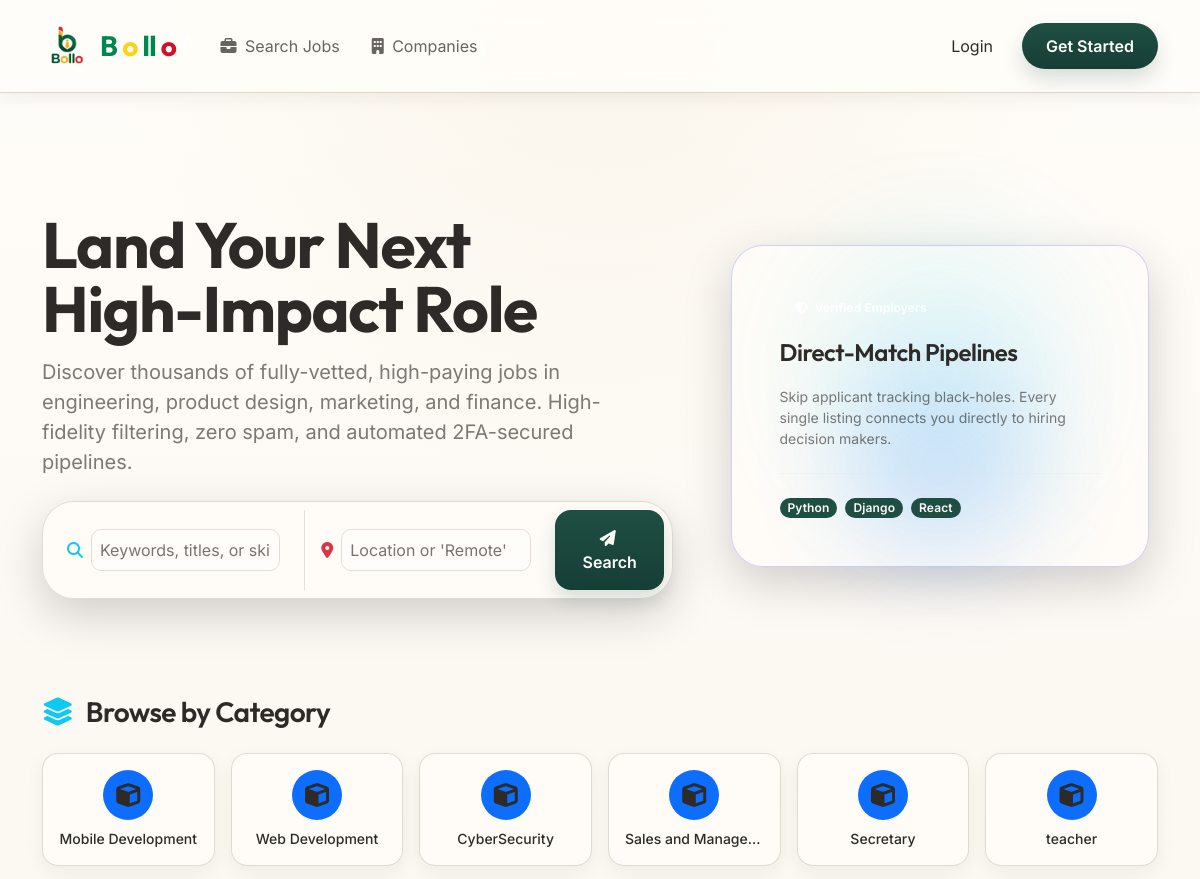
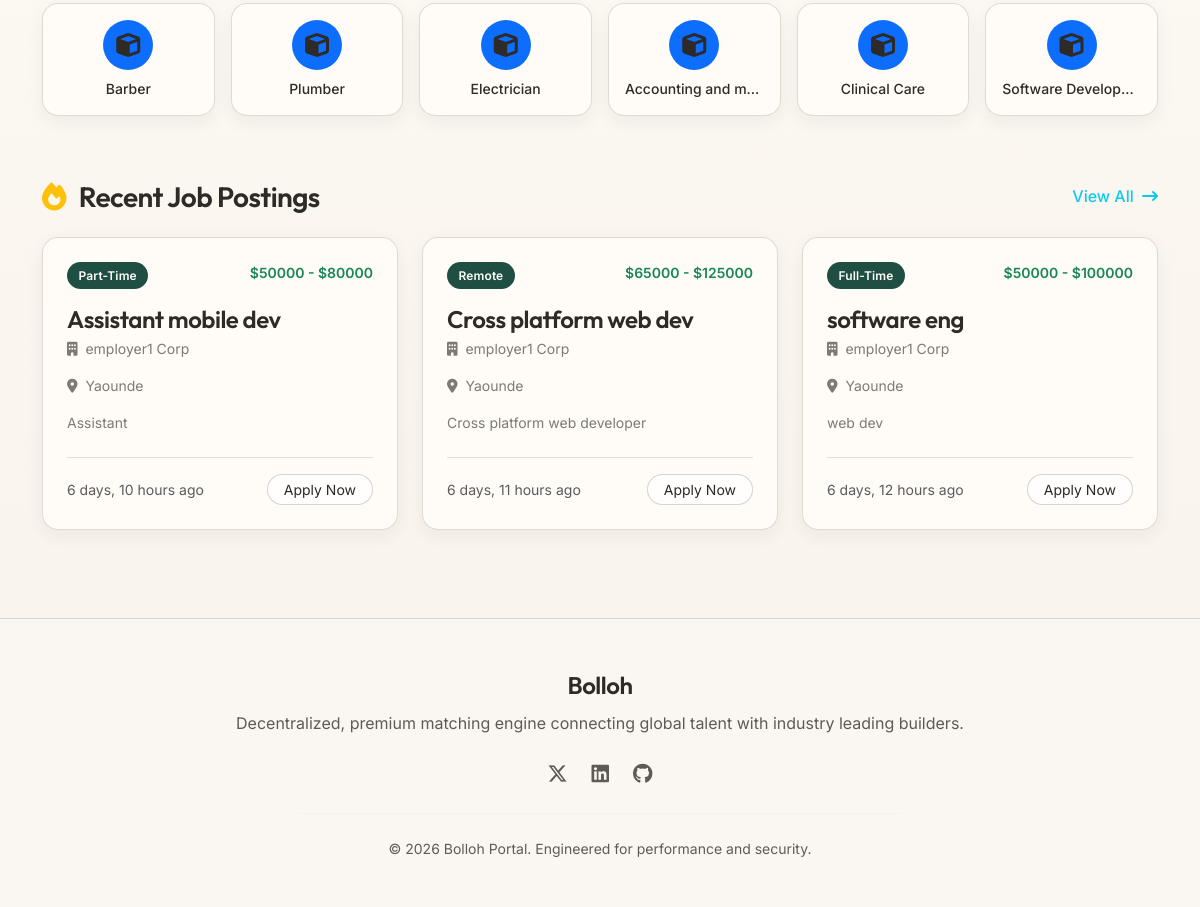
The page / on the database its author committed (2 pictures, top to bottom).
### apps/jobs/models.py (models this page shows, shortened)
class Category(models.Model):
    name = models.CharField(max_length=100, unique=True)
    slug = models.SlugField(max_length=100, unique=True)
    class Meta:
        verbose_name_plural = 'categories'

class Job(models.Model):
    JOB_TYPE_CHOICES = (
        ('FT', 'Full-Time'),
        ('PT', 'Part-Time'),
        ('RM', 'Remote'),
        ('IN', 'Internship'),
    )
    employer = models.ForeignKey(
        settings.AUTH_USER_MODEL,
        on_delete=models.CASCADE,
        related_name='posted_jobs'
    )
    title = models.CharField(max_length=200)
    category = models.ForeignKey(Category, on_delete=models.SET_NULL, null=True, related_name='jobs')
    job_type = models.CharField(max_length=2, choices=JOB_TYPE_CHOICES, default='FT')
    location = models.CharField(max_length=150)
    description = models.TextField()
    salary_min = models.DecimalField(max_digits=10, decimal_places=2, blank=True, null=True)
    salary_max = models.DecimalField(max_digits=10, decimal_places=2, blank=True, null=True)
    is_paid = models.BooleanField(default=False)
    is_approved = models.BooleanField(default=False)
    created_at = models.DateTimeField(auto_now_add=True)
    updated_at = models.DateTimeField(auto_now=True)
    class Meta:
        ordering = ['-created_at']

### apps/users/models.py (models this page shows, shortened)
class CustomUser(AbstractUser):
    is_job_seeker = models.BooleanField(default=False)
    is_employer = models.BooleanField(default=False)

class EmployerProfile(models.Model):
    user = models.OneToOneField(CustomUser, on_delete=models.CASCADE, related_name='employer_profile')
    company_name = models.CharField(max_length=255, blank=True)
    company_logo = models.ImageField(upload_to='company_logos/', blank=True, null=True)
    website = models.URLField(blank=True)
    description = models.TextField(blank=True)

### apps/jobs/views.py (the view)
# urls.py: path('', views.home_view, name='home'),
def home_view(request):
    categories = Category.objects.all()
    recent_jobs = Job.objects.filter(is_paid=True, is_approved=True).select_related('employer', 'category')[:6]
    return render(request, 'jobs/home.html', {
        'categories': categories,
        'recent_jobs': recent_jobs
    })

### templates/jobs/home.html (shortened to what this page needs)
{% extends 'base.html' %}
{% block content %}
<div class="container my-5">
    <div class="row align-items-center py-5 mb-5 g-5">
        <div class="col-lg-7 text-center text-lg-start">
            <h1 class="display-3 fw-bold text-white mb-3 lh-1">
                Land Your Next <br>
                <span class="text-primary-gradient bg-clip-text">High-Impact Role</span>
            </h1>
            <p class="fs-5 text-white-50 mb-4 max-width-lg" style="max-width: 600px;">
                Discover thousands of fully-vetted, high-paying jobs in engineering, product design, marketing, and finance. High-fidelity filtering, zero spam, and automated 2FA-secured pipelines.
            </p>
            <form action="{% url 'jobs:job_list' %}" method="GET" class="p-2 glass-card rounded-5 shadow-lg d-flex flex-column flex-md-row gap-2 max-width-md" style="max-width: 650px;">
                <div class="d-flex align-items-center px-3 flex-grow-1">
                    <i class="fa-solid fa-magnifying-glass text-info me-2"></i>
                    <input type="text" name="q" class="form-control bg-transparent border-0 text-white p-2" placeholder="Keywords, titles, or skills..." style="box-shadow: none;">
                </div>
                <div class="d-flex align-items-center px-3 border-start border-secondary flex-grow-1">
                    <i class="fa-solid fa-location-dot text-danger me-2"></i>
                    <input type="text" name="location" class="form-control bg-transparent border-0 text-white p-2" placeholder="Location or 'Remote'" style="box-shadow: none;">
                </div>
                <button type="submit" class="btn btn-primary-gradient rounded-4 px-4 py-3"><i class="fa-solid fa-paper-plane me-1"></i> Search</button>
            </form>
        </div>
        <div class="col-lg-5 d-none d-lg-block text-center position-relative">
            <div class="p-5 glass-card rounded-5 d-inline-block position-relative shadow-lg border-opacity-25" style="border-color: rgba(99, 102, 241, 0.3);">
                <div class="position-absolute top-0 start-50 translate-middle-x bg-info rounded-circle filter-blur" style="width: 250px; height: 250px; opacity: 0.12; filter: blur(60px); z-index:-1;"></div>
                <div class="position-absolute bottom-0 start-50 translate-middle-x bg-primary rounded-circle filter-blur" style="width: 200px; height: 200px; opacity: 0.15; filter: blur(50px); z-index:-1;"></div>
                <div class="d-flex flex-column gap-3 align-items-start text-start" style="width: 320px;">
                    <div class="badge bg-success-gradient px-3 py-2 rounded-pill"><i class="fa-solid fa-shield-halved me-1"></i> Verified Employers</div>
                    <h4 class="text-white mb-1">Direct-Match Pipelines</h4>
                    <p class="small text-white-50 mb-0">Skip applicant tracking black-holes. Every single listing connects you directly to hiring decision makers.</p>
                    <hr class="w-100 border-secondary my-2">
                    <div class="d-flex gap-2">
                        <span class="badge bg-secondary text-white px-2 py-1">Python</span>
                        <span class="badge bg-secondary text-white px-2 py-1">Django</span>
                        <span class="badge bg-secondary text-white px-2 py-1">React</span>
                    </div>
                </div>
            </div>
        </div>
    </div>
    <div class="my-5">
        <h3 class="text-white mb-4 text-center text-md-start"><i class="fa-solid fa-layer-group text-info me-2"></i> Browse by Category</h3>
        <div class="row row-cols-2 row-cols-md-4 row-cols-lg-6 g-3">
            {% for cat in categories %}
                <div class="col">
                    <a href="{% url 'jobs:job_list' %}?category={{ cat.id }}" class="text-decoration-none">
                        <div class="glass-card p-3 text-center h-100 d-flex flex-column justify-content-center align-items-center gap-2 border-opacity-50">
                            <div class="rounded-circle bg-primary bg-opacity-20 d-flex align-items-center justify-content-center" style="width: 50px; height: 50px;">
                                <i class="fa-solid fa-cube text-primary-gradient fs-4"></i>
                            </div>
                            <span class="text-white fw-medium small text-truncate d-block w-100">{{ cat.name }}</span>
                        </div>
                    </a>
                </div>
            {% empty %}
                <div class="col-12 text-center text-white-50">No categories created yet. (Set them up in Django Admin!)</div>
            {% endfor %}
        </div>
    </div>
    <div class="my-5 py-3">
        <div class="d-flex justify-content-between align-items-center mb-4">
            <h3 class="text-white m-0"><i class="fa-solid fa-fire text-warning me-2"></i> Recent Job Postings</h3>
            <a href="{% url 'jobs:job_list' %}" class="text-info text-decoration-none fw-medium">View All <i class="fa-solid fa-arrow-right-long ms-1"></i></a>
        </div>
        <div class="row g-4">
            {% for job in recent_jobs %}
                <div class="col-md-6 col-lg-4">
                    <div class="glass-card p-4 h-100 d-flex flex-column justify-content-between">
                        <div>
                            <div class="d-flex justify-content-between align-items-start mb-3">
                                <span class="badge bg-secondary text-white badge-custom">{{ job.get_job_type_display }}</span>
                                {% if job.salary_min %}
                                    <span class="text-success small fw-semibold">${{ job.salary_min|floatformat:0 }} - ${{ job.salary_max|floatformat:0 }}</span>
                                {% endif %}
                            </div>
                            <h4 class="text-white mb-1"><a href="{% url 'jobs:job_detail' pk=job.id %}" class="text-white text-decoration-none hover-white">{{ job.title }}</a></h4>
                            <p class="text-white-50 small mb-3">
                                <i class="fa-solid fa-building me-1"></i> {{ job.employer.employer_profile.company_name|default:job.employer.username }}
                            </p>
                            <p class="text-white-50 small mb-3">
                                <i class="fa-solid fa-location-dot me-1"></i> {{ job.location }}
                            </p>
                            <p class="text-white-50 small text-truncate-3 mb-0" style="display: -webkit-box; -webkit-line-clamp: 3; -webkit-box-orient: vertical; overflow: hidden;">
                                {{ job.description|striptags }}
                            </p>
                        </div>
                        <div class="mt-4 pt-3 border-top border-secondary d-flex align-items-center justify-content-between">
                            <span class="small text-muted">{{ job.created_at|timesince }} ago</span>
                            <a href="{% url 'jobs:job_detail' pk=job.id %}" class="btn btn-outline-info btn-sm rounded-pill px-3">Apply Now</a>
                        </div>
                    </div>
                </div>
            {% empty %}
                <div class="col-12 text-center py-5 glass-card">
                    <i class="fa-solid fa-box-open text-muted display-4 mb-3"></i>
                    <p class="text-white-50 m-0">No jobs posted yet. Register as an Employer to post first job listing!</p>
                </div>
            {% endfor %}
        </div>
    </div>
</div>
{% endblock %}

### templates/base.html (shortened to what this page needs)
{% load static %}
<!DOCTYPE html>
<html lang="en">
<head>
    <link href="https://cdn.jsdelivr.net/npm/bootstrap@5.3.2/dist/css/bootstrap.min.css" rel="stylesheet">
    <link href="https://cdnjs.cloudflare.com/ajax/libs/font-awesome/6.4.2/css/all.min.css" rel="stylesheet">
    <link href="{% static 'css/custom.css' %}" rel="stylesheet">
</head>
<body>
    <nav class="navbar navbar-expand-lg navbar-light navbar-custom sticky-top py-3">
        <div class="container">
           <a class="navbar-brand d-flex align-items-center brand-font fs-3 text-white" href="{% url 'home' %}">
    <img
        src="{% static 'images/logo.ico' %}"
        alt="Bollo Logo"
        width="50"
        height="50"
        class="me-2"
    >
    <span class="fw-bold">
        <span style="color:#008751;">B</span>
        <span style="color:#fcd116;">o</span>
        <span style="color:#008751;">ll</span>
        <span style="color:#ce1126;">o</span>
        <span style="color:#ffffff;">!</span>
    </span>
</a>
            <div class="collapse navbar-collapse" id="navbarNav">
                <ul class="navbar-nav me-auto mb-2 mb-lg-0">
                    <li class="nav-item">
                        <a class="nav-link text-white-50 px-3" href="{% url 'jobs:job_list' %}"><i class="fa-solid fa-briefcase me-1"></i> Search Jobs</a>
                    </li>
                    <li class="nav-item">
                        <a class="nav-link text-white-50 px-3" href="{% url 'companies:company_list' %}"><i class="fa-solid fa-building me-1"></i> Companies</a>
                    </li>
                </ul>
                <div class="d-flex align-items-center gap-3">
                    {% if user.is_authenticated %}
                        {% if user.is_employer %}
                            <a href="{% url 'jobs:employer_dashboard' %}" class="btn btn-outline-light btn-sm rounded-pill px-3"><i class="fa-solid fa-gauge me-1"></i> Dashboard</a>
                            <a href="{% url 'jobs:job_create' %}" class="btn btn-primary-gradient btn-sm rounded-pill px-3"><i class="fa-solid fa-plus me-1"></i> Post Job</a>
                        {% else %}
                            <a href="{% url 'applications:resume_builder' %}" class="btn btn-outline-info btn-sm rounded-pill px-3"><i class="fa-solid fa-file-invoice me-1"></i> Build Resume</a>
                            <a href="{% url 'jobs:manage_alerts' %}" class="btn btn-outline-warning btn-sm rounded-pill px-3"><i class="fa-solid fa-bell me-1"></i> Alerts</a>
                        {% endif %}
                        {% if user.is_staff %}
                            <a href="{% url 'jobs:admin_approval_list' %}" class="btn btn-accent-gradient btn-sm rounded-pill px-3"><i class="fa-solid fa-shield-halved me-1"></i> Approvals</a>
                        {% endif %}
                        <div class="dropdown">
                            <button class="btn btn-link text-white dropdown-toggle text-decoration-none d-flex align-items-center gap-2 p-0" type="button" id="profileDropdown" data-bs-toggle="dropdown" aria-expanded="false">
                                <span class="avatar-circle bg-secondary text-white rounded-circle d-flex align-items-center justify-content-center" style="width: 32px; height: 32px; font-weight: 600;">
                                    {{ user.username|slice:":1"|upper }}
                                </span>
                                <span class="d-none d-md-inline">{{ user.username }}</span>
                            </button>
                            <ul class="dropdown-menu dropdown-menu-end dropdown-menu-dark border-secondary bg-dark shadow mt-2" aria-labelledby="profileDropdown">
                                <li><a class="dropdown-item py-2" href="{% url 'users:profile' %}"><i class="fa-solid fa-user me-2 text-muted"></i> Edit Profile</a></li>
                                <li><hr class="dropdown-divider border-secondary"></li>
                                <li><a class="dropdown-item py-2 text-danger" href="{% url 'users:logout' %}"><i class="fa-solid fa-right-from-bracket me-2"></i> Log Out</a></li>
                            </ul>
                        </div>
                    {% else %}
                        <a href="{% url 'users:login' %}" class="btn btn-link text-white text-decoration-none">Login</a>
                        <a href="{% url 'users:signup' %}" class="btn btn-primary-gradient rounded-pill px-4">Get Started</a>
                    {% endif %}
                </div>
            </div>
        </div>
    </nav>
    <main class="flex-grow-1 my-4">
        {% block content %}{% endblock %}
    </main>
    <footer class="py-5 text-white-50">
        <div class="container text-center">
            <p class="brand-font fs-4 text-white mb-2">Bolloh</p>
            <p class="mb-4">Decentralized, premium matching engine connecting global talent with industry leading builders.</p>
            <div class="d-flex justify-content-center gap-4 mb-4 fs-5">
                <a href="#" class="text-white-50 hover-white"><i class="fa-brands fa-x-twitter"></i></a>
                <a href="#" class="text-white-50 hover-white"><i class="fa-brands fa-linkedin"></i></a>
                <a href="#" class="text-white-50 hover-white"><i class="fa-brands fa-github"></i></a>
            </div>
            <hr class="border-secondary max-width-md mx-auto my-4" style="max-width: 600px;">
            <p class="small mb-0">&copy; 2026 Bolloh Portal. Engineered for performance and security.</p>
        </div>
    </footer>
</body>
</html>

### rows shown on the page
Category: name "Mobile Development"
Category: name "Web Development"
Category: name "CyberSecurity"
Category: name "Sales and Manage…"
Category: name "Secretary"
Category: name "teacher"
Category: name "Barber"
Category: name "Plumber"
Category: name "Electrician"
Category: name "Accounting and m…"
Category: name "Clinical Care"
Category: name "Software Develop…"
Job: job_type "Part-Time", salary_min "50000", salary_max "80000", title "Assistant mobile dev", employer.employer_profile.company_name "employer1 Corp", location "Yaounde", description "Assistant", created_at "6 days, 10 hours"
Job: job_type "Remote", salary_min "65000", salary_max "125000", title "Cross platform web dev", employer.employer_profile.company_name "employer1 Corp", location "Yaounde", description "Cross platform web developer", created_at "6 days, 11 hours"
Job: job_type "Full-Time", salary_min "50000", salary_max "100000", title "software eng", employer.employer_profile.company_name "employer1 Corp", location "Yaounde", description "web dev", created_at "6 days, 12 hours"
